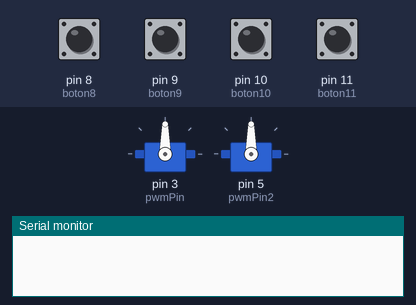
This sketch was run on a simulated Arduino Uno, built with avr-gcc and run on an emulated ATmega328P. On the bench: 2 × servo, the last lines printed to the serial monitor. Inputs (shaded band) come from the test bench; at power-on: pin 8 (boton8), pin 9 (boton9), pin 10 (boton10), pin 11 (boton11) LOW.

Above: at 1.2 s.
1.3 s: pin 9 (boton9) pulled HIGH for 1 s
At 1.45 s:
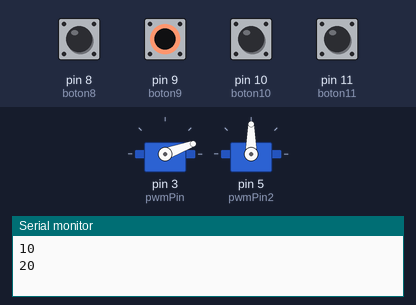
4.3 s: pin 10 (boton10) pulled HIGH for 0.15 s
At 5.0 s:
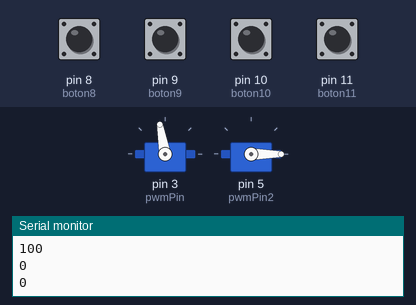
5.9 s: pin 8 (boton8) pulled HIGH for 0.15 s
At 7.2 s:
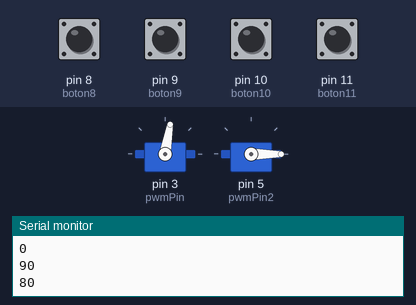
7.5 s: pin 11 (boton11) pulled HIGH for 0.15 s
At 8.8 s:
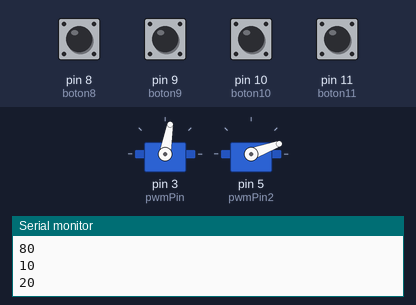
9.2 s: pin 9 (boton9) pulled HIGH for 0.15 s
At 10.0 s:
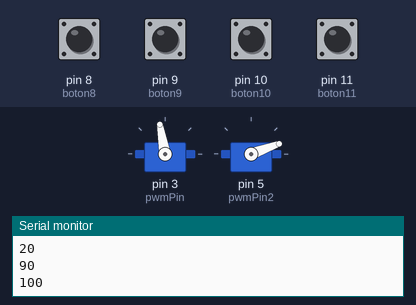
10.8 s: pin 11 (boton11) pulled HIGH for 1 s
At 13.2 s:
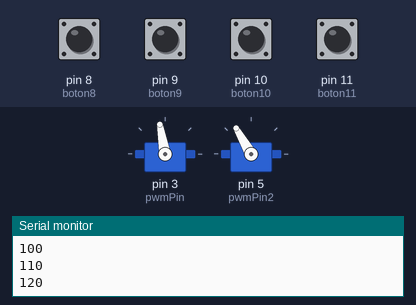
Timing chart, 0 to 14.7 s (numbered marks = the images above; inputs shaded):
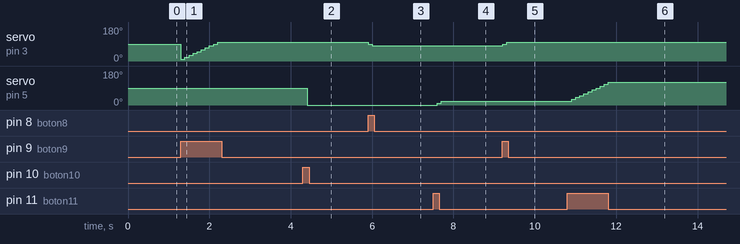

Measured:
- after the input at 1.3 s, servo on pin 3 (pwmPin): 90° → 10° at once, → 20° 0.10 s later, → 30° 0.10 s later, → 40° 0.10 s later, … (10 changes in this stretch)
- after the input at 4.3 s, servo on pin 5 (pwmPin2): 90° → 0° after 0.10 s
- after the input at 5.9 s, servo on pin 3 (pwmPin): 100° → 90° at once, → 80° 0.10 s later
- after the input at 7.5 s, servo on pin 5 (pwmPin2): 0° → 10° after 0.11 s, → 20° 0.10 s later
- after the input at 9.2 s, servo on pin 3 (pwmPin): 80° → 90° at once, → 100° 0.10 s later
- after the input at 10.8 s, servo on pin 5 (pwmPin2): moves from 20° to 120° over 0.90 s, starting after 0.11 s

The sketch:

servo_coche2_terminado.ino
```cpp
#include <Servo.h>//incluimos libreria
Servo servoMain;//declaramos el primer servo
Servo servoMain2;//declaramos el segundo servo

const int boton8 = 8; // Un botón en el pin 8
const int boton9 = 9; // Otro botón en el pin 9
const int pwmPin = 3; // El servo en el pin 3
const int pwmPin2 = 5; // El otro servo en el pin 5
const int boton10 = 10; // Un boton en  el pin 10
const int boton11 = 11; //Otro boton en el pin 11.
// variables
int buttonState8 = 0;//boton para adelante
int buttonState9 = 0;//boton marcha atras
int grados; //variable del primer servo
int buttonState10 = 0;//boton 2 para adelante
int buttonState11 = 0;//boton 2 marcha atras
int motor;// variable del segundo servo
void setup() {
  Serial.begin(9600);// abre puerto
  pinMode(boton8, INPUT);// declaramos que el boton8 es pin de entrada
  pinMode(boton9, INPUT);// declaramos que el boton9 es pin de entrada
  pinMode (pwmPin, OUTPUT);// declaramos que el pwmPin es pin de salida
  servoMain.attach(pwmPin);// declaramos el servo y su pin de señal
  Serial.begin(9600);// abre puerto
  pinMode(boton10, INPUT);// declaramos que el boton10 es pin de entrada
  pinMode(boton11, INPUT);// declaramos que el boton11 es pin de entrada
  pinMode (pwmPin2, OUTPUT);// declaramos que el pwmPin2 es pin de salida
  servoMain2.attach(pwmPin2);// declaramos el servo y su pin de señal
}

void loop() {

  buttonState8 = digitalRead(boton8);//las variable lee el boton8
  buttonState9 = digitalRead(boton9);// las variables lee el boton9
  buttonState10 = digitalRead(boton10);//las variablelee el boton10
  buttonState11 = digitalRead(boton11);//las varibles del boton lee el boton11
  if (buttonState8 == HIGH)// si el boton8 es igual a nivel alto
  {
    grados = grados - 10;// resta -10
    if (grados < 0)
    {
      grados = 0;
    }
    servoMain.write(grados);//escribe servoMain en grados
    Serial.println(grados);//escribe el caracter de grados
  }

  if (buttonState9 == HIGH)// si el boton9 es igual a nivel alto
  {
    grados = grados + 10;// suma 10
    if (grados > 180)
    {
      grados = 180;
    }
    servoMain.write(grados);//escribe servoMain en grados
    Serial.println(grados);//escribe el caracter de grados
  }

  delay(100);

  if (buttonState10 == HIGH) {// si el boton10 es igual a nivel alto
    motor = motor - 10;//resta -10
    if (motor < 0) {
      motor = 0;
    }
    servoMain2.write(motor);//escribe servoMain2 en motor
    Serial.println(motor);//escribe el caracter de motor
  }

  if (buttonState11 == HIGH) {// si el boton11 es igual a nivel alto
    motor = motor + 10;
    if (motor > 180) {
      motor = 180;
    }
    servoMain2.write(motor);//escribe servoMain2 en motor
    Serial.println(motor);//escribe el caracter de motor
  }
}
```
